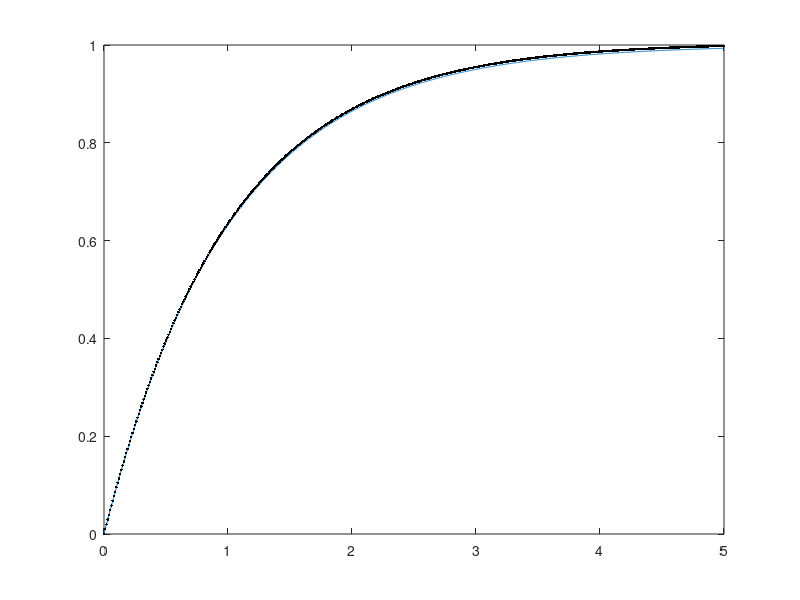

Source code (MATLAB):
%Approximate (simulate) an exponential function by integrating the derivative
%
%function to approximate y(t) = C*Vb*(1-exp(-t/(R*C)))

%Simulation
dt = 0.01;
t_n = [0:dt:5];
R = 1;
C = 1;
Vb = 1;
y0 = C*Vb*(1-exp(-0/(R*C)));
index = 1;
y_n = y0;
while(t_n(index)<max(t_n));
    dy(index) = (Vb*exp(-t_n(index)/(R*C))/R)*dt;
    y_n(index+1) = y_n(index)+dy(index);
    index = index + 1;
end

%Calculate true Exponential
t = linspace(0,5,1000);
y = C*Vb*(1-exp(-t/(R*C)));

%Plot results
plot(t, y, t_n, y_n, '.k');